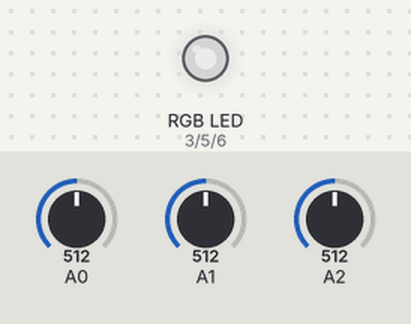
The sketch below on a simulated Arduino Mega 2560, built with avr-gcc and run on an emulated ATmega2560. Shown: an RGB LED mixed from three pins (HIGH = lit). The test bench sets the inputs (shaded band); at power-on: A0 = 512, A1 = 512, A2 = 512. Dim RGB values are drawn brighter than linear.

Above: at 1.2 s.
1.3 s: A0 set to 716
At 2.2 s:
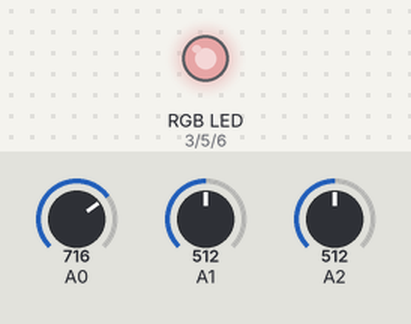
2.8 s: A1 set to 716
At 3.3 s:
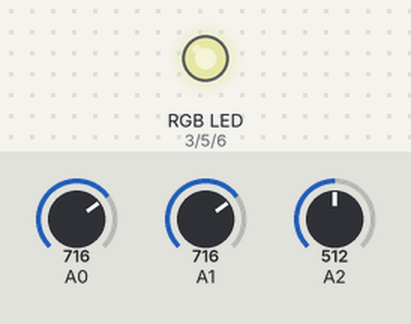
4.3 s: A2 set to 716
At 5.5 s:
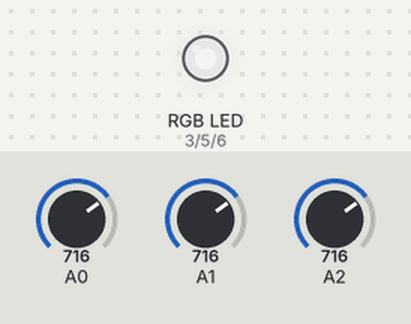
5.8 s: A0 set to 900
At 6.8 s:
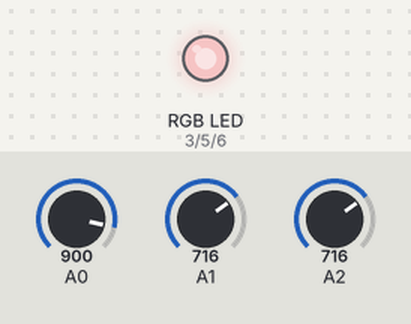
7.3 s: A1 set to 900
At 7.9 s:
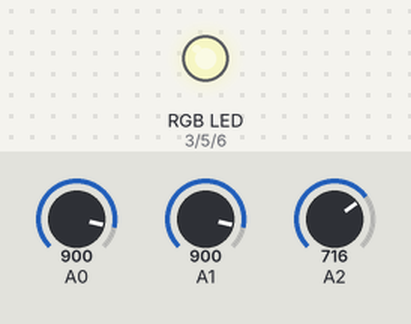
8.8 s: A2 set to 900
At 9.1 s:
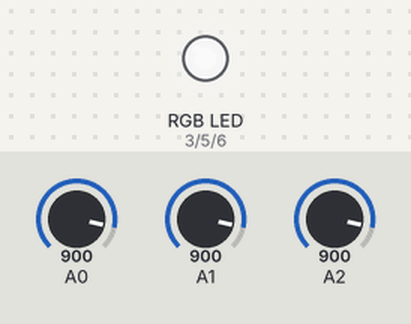
Timing chart, 0 to 11.3 s (numbered marks = the images above; inputs shaded):
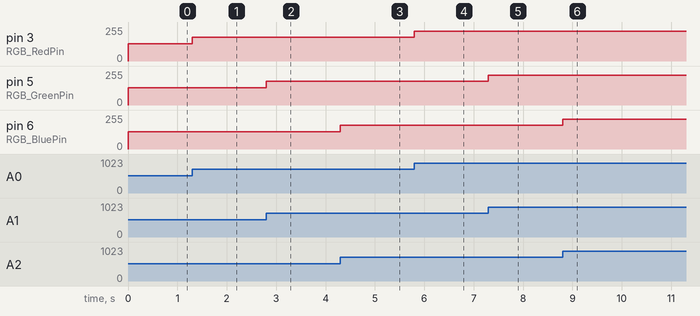

Measured:
- after the input at 1.3 s, pin 3 (RGB_RedPin): 128/255 → 179/255 at once
- after the input at 2.8 s, pin 5 (RGB_GreenPin): 128/255 → 179/255 at once
- after the input at 4.3 s, pin 6 (RGB_BluePin): 128/255 → 179/255 at once
- after the input at 5.8 s, pin 3 (RGB_RedPin): 179/255 → 225/255 at once
- after the input at 7.3 s, pin 5 (RGB_GreenPin): 179/255 → 225/255 at once
- after the input at 8.8 s, pin 6 (RGB_BluePin): 179/255 → 225/255 at once

The sketch:

Challenge.ino
```cpp
//Assigning the Pin for each color of your RGB
int RGB_RedPin = 3;
int RGB_GreenPin = 5;
int RGB_BluePin = 6;

void setup()
{
 Serial.begin(9600); // initialize serial communications at 9600 bps
 //Tell the Arduino that our RGB LED is the output
 pinMode(RGB_RedPin, OUTPUT);
 pinMode(RGB_GreenPin, OUTPUT);
 pinMode(RGB_BluePin, OUTPUT);
}

void loop()
{
 int Potentiometer_RedPin = analogRead(A0);
 //tell the arduino to read the voltage across the wiper terminal of our potentiometer at the Analog pin as stated
 int PWM_RedPin = Potentiometer_RedPin/4;
 //We divide by 4 to convert the values to the 0-255 range
 //since we are using arduino mega which has PWM function of 0-255 range
 //isntead of the 10-bit ADC resolution 0-1023
 int Potentiometer_GreenPin = analogRead(A1);
 int PWM_GreenPin = Potentiometer_GreenPin/4;
 int Potentiometer_BluePin = analogRead(A2);
 int PWM_BluePin = Potentiometer_BluePin/4;


 //Use this if your RGB LED is COMMON CATHODE
 analogWrite(RGB_RedPin, PWM_RedPin);
 analogWrite(RGB_GreenPin, PWM_GreenPin);
 analogWrite(RGB_BluePin, PWM_BluePin);


 //Use this code for RGB LED is COMMON ANODE
 /*analogWrite(RGB_RedPin, 255-PWM_RedPin);
 analogWrite(RGB_GreenPin, 255-PWM_GreenPin);
 analogWrite(RGB_BluePin, 255-PWM_BluePin);
 */
 delay(2);
}
```
